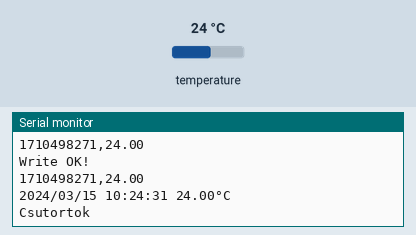
The sketch below on a simulated Arduino Uno, built with avr-gcc and run on an emulated ATmega328P. Parts: the last lines printed to the serial monitor. The inputs (shaded band) are chosen by the test bench; at power-on: temperature 24 °C. The local clock reads 2024-03-15 10:24:30 at power-on unless the sketch sets it; storage starts empty.

Above: at 1.8 s.
1.9 s: temperature set to 12 °C
At 2.9 s:
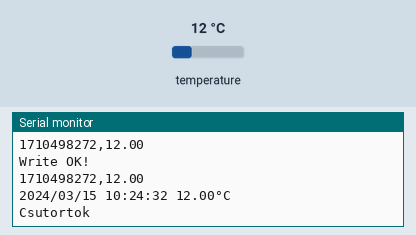
3.4 s: temperature set to 19 °C
At 5.0 s:
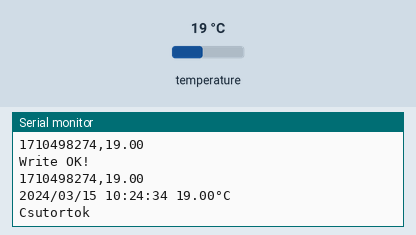
Timing chart, 0 to 6.5 s (numbered marks = the images above; inputs shaded):
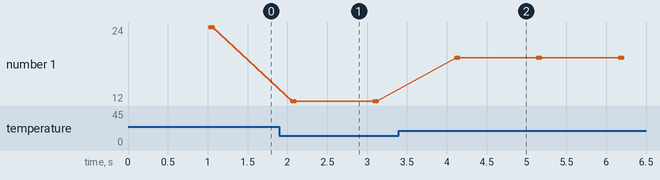

The sketch:

DS3231_RTC.ino
```cpp
/*
 * Viyázat!!!!!!!!!!!!!!!!!!!!!!!!!!!!!
 * A fájl név maximum 8 karakter lehet!
 */

#include <Wire.h>
#include <DS3231.h>
#include <SPI.h>
#include <SD.h>

DS3231 ora;
RTClib myRTC;
File   tempData;

void writeToFile(String dataFile, String tempDatas);
void createFile(String fileName);

const int chipSelect = 53;
String csvData = "teszt";

void setup () {

    Serial.begin(9600);
    while (!Serial) {
    ;
    }
    Wire.begin();

    if (!SD.begin(chipSelect)) {
      Serial.println("SD card error!");
    while (1);
  }

  Serial.println("SD card OK!");

  createFile("unixtemp.csv");//"Ev, Honap, Nap, Ora, Perc, Masodperc, Homerseklet");
}

void loop () {

    delay(1000);

    DateTime now = myRTC.now();

    csvData = String(now.unixtime()) + ',' + String(ora.getTemperature());

    //csvData = String(now.year()) + ',' + String(now.month()) + ',' + String(now.day()) + ',' + String(now.hour()) + ',' + String(now.minute()) + ',' + String(now.second()) + ',' + String(ora.getTemperature());

    Serial.println(csvData);

    //Serial.println(String(now.secondstime()));
    writeToFile("viztemp.csv", csvData);

    Serial.print(now.year());
    Serial.print('/');

    if(now.month() < 10) {
      Serial.print("0");
      Serial.print(now.month());
    }
    else {Serial.print(now.month());}

    Serial.print('/');

    if(now.day() < 10) {
      Serial.print("0");
      Serial.print(now.day());
    }
    else {Serial.print(now.day());}

    Serial.print(' ');

    if(now.hour() < 10) {
      Serial.print("0");
      Serial.print(now.hour());
    }
    else {Serial.print(now.hour());}

    Serial.print(':');

    if(now.minute() < 10) {
      Serial.print("0");
      Serial.print(now.minute());
    }
    else {Serial.print(now.minute());}

    Serial.print(':');

    if(now.second() < 10) {
      Serial.print("0");
      Serial.print(now.second());
    }
    else {Serial.print(now.second());}

    Serial.print(' ');

    Serial.print(ora.getTemperature(), 2);
    Serial.println("°C");

    switch(ora.getDoW()){
      case 1: Serial.println("Vasarnap");
      break;
      case 2: Serial.println("Hetfo");
      break;
      case 3: Serial.println("Kedd");
      break;
      case 4: Serial.println("Szerda");
      break;
      case 5: Serial.println("Csutortok");
      break;
      case 6: Serial.println("Pentek");
      break;
      case 7: Serial.println("Szombat");
      break;
      default:
      break;
    }
}

//SD kártya írás, olvasás, felülírás függvényei--------------------------------------
void createFile(String fileName){

  tempData = SD.open(fileName, FILE_WRITE);

  if (tempData) {
    tempData.close();
    Serial.println(csvData);
    Serial.println("Write OK!");
  }
  else {
    Serial.println("Error opening viztemp.csv");
  }
}

void writeToFile(String dataFile, String tempDatas){

  tempData = SD.open(dataFile, FILE_WRITE);

  if (tempData) {
    tempData.println(tempDatas);
    tempData.close();
    Serial.println("Write OK!");
    Serial.println(csvData);
  } else {
    Serial.println("SD card error!");
  }
}
```

Measured:
- after the input at 1.9 s, the serial monitor: prints a new line after 0.16 s (image 1)
- after the input at 3.4 s, the serial monitor: prints a new line after 0.72 s (image 2)
- plotted number 1: 24 → 12 after the input at 1.9 s, 12 → 19 after the input at 3.4 s
